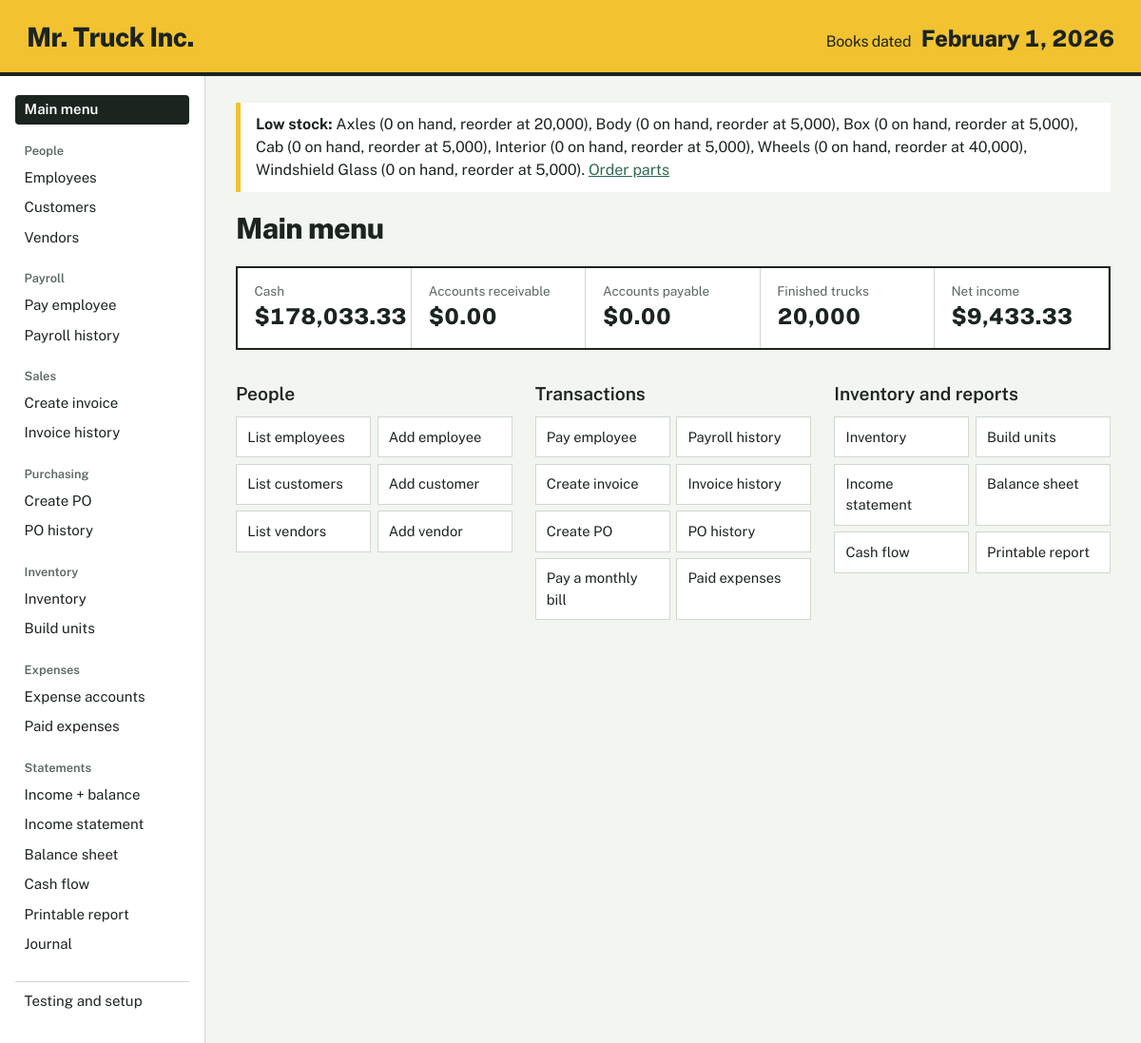
The page / on the database its author committed.
### tables this page shows
CREATE TABLE settings (key TEXT PRIMARY KEY, value TEXT NOT NULL);

CREATE TABLE parts (
    id INTEGER PRIMARY KEY, name TEXT NOT NULL UNIQUE,
    vendor_id INTEGER NOT NULL REFERENCES vendors(id),
    unit_cost REAL NOT NULL,
    qty_per_unit INTEGER NOT NULL DEFAULT 0,      -- bill of materials
    qty_on_hand INTEGER NOT NULL DEFAULT 0,
    value REAL NOT NULL DEFAULT 0,                -- total cost of parts on hand
    reorder_point INTEGER NOT NULL DEFAULT 0);

### app.py (the view)
@app.route("/")
def index():
    conn = get_db()
    return render_template("index.html", title="Main menu",
                           bs=acct.balance_sheet(conn), inc=acct.income_statement(conn),
                           fg=acct.fg_qty(conn))

### accounting.py (called while the page is built)
def get_setting(conn, key, default=None):
    row = conn.execute("SELECT value FROM settings WHERE key = ?", (key,)).fetchone()
    return row["value"] if row else default

def today(conn):
    return get_setting(conn, "current_date")

def fg_qty(conn):
    return int(get_setting(conn, "fg_qty", 0))

def balance(conn, account):
    row = conn.execute(
        "SELECT COALESCE(SUM(debit), 0) AS d, COALESCE(SUM(credit), 0) AS c "
        "FROM journal_lines WHERE account = ?",
        (account,),
    ).fetchone()
    net = row["d"] - row["c"]
    return round(-net if account in CREDIT_NORMAL else net, 2) + 0.0  # avoid "-0.00"

def bill_balances(conn):
    rows = conn.execute(
        "SELECT account, ROUND(SUM(debit - credit), 2) AS amount FROM journal_lines "
        "WHERE account LIKE ? GROUP BY account ORDER BY account",
        (BILL_PREFIX + "%",),
    ).fetchall()
    return [(r["account"][len(BILL_PREFIX):], r["amount"]) for r in rows]

def low_stock(conn):
    return conn.execute(
        "SELECT name, qty_on_hand, reorder_point FROM parts "
        "WHERE reorder_point > 0 AND qty_on_hand <= reorder_point ORDER BY name"
    ).fetchall()

### app.py (called while the page is built)
def get_db():
    if "db" not in g:
        g.db = dbm.connect()
        dbm.ensure_initialized(g.db)
    return g.db

@app.template_filter("money")
def money(v):
    v = float(v or 0)
    s = f"${abs(v):,.2f}"
    return f"−{s}" if v < 0 else s

@app.template_filter("longdate")
def longdate(iso):
    d = date.fromisoformat(iso)
    return f"{d:%B} {d.day}, {d.year}"

@app.context_processor
def inject_globals():
    conn = get_db()
    return {
        "book_date": acct.today(conn),
        "low_stock": acct.low_stock(conn),
        "fmt": fmt,
    }

### db.py (called while the page is built)
def connect(path=None):
    conn = sqlite3.connect(path or DB_PATH)
    conn.row_factory = sqlite3.Row
    conn.execute("PRAGMA foreign_keys = ON")
    return conn

def is_initialized(conn):
    row = conn.execute("SELECT name FROM sqlite_master WHERE type='table' AND name='settings'").fetchone()
    return row is not None

def ensure_initialized(conn):
    if not is_initialized(conn):
        reset(conn)

### templates/index.html
{% extends "base.html" %}
{% block content %}
<h1>Main menu</h1>
<div class="snapshot">
  <div><span>Cash</span><b class="{{ 'neg' if bs.cash < 0 }}">{{ bs.cash|money }}</b></div>
  <div><span>Accounts receivable</span><b>{{ bs.ar|money }}</b></div>
  <div><span>Accounts payable</span><b>{{ bs.ap|money }}</b></div>
  <div><span>Finished trucks</span><b>{{ "{:,}".format(fg) }}</b></div>
  <div><span>Net income</span><b class="{{ 'neg' if inc.net_income < 0 }}">{{ inc.net_income|money }}</b></div>
</div>
<div class="menu">
  <section><h2>People</h2>
    <a href="{{ url_for('employees') }}">List employees</a><a href="{{ url_for('add_employee') }}">Add employee</a>
    <a href="{{ url_for('customers') }}">List customers</a><a href="{{ url_for('add_customer') }}">Add customer</a>
    <a href="{{ url_for('vendors') }}">List vendors</a><a href="{{ url_for('add_vendor') }}">Add vendor</a>
  </section>
  <section><h2>Transactions</h2>
    <a href="{{ url_for('pay') }}">Pay employee</a><a href="{{ url_for('payroll_history') }}">Payroll history</a>
    <a href="{{ url_for('create_invoice') }}">Create invoice</a><a href="{{ url_for('invoices') }}">Invoice history</a>
    <a href="{{ url_for('create_po') }}">Create PO</a><a href="{{ url_for('purchase_orders') }}">PO history</a>
    <a href="{{ url_for('expenses') }}">Pay a monthly bill</a><a href="{{ url_for('paid_expenses') }}">Paid expenses</a>
  </section>
  <section><h2>Inventory and reports</h2>
    <a href="{{ url_for('inventory') }}">Inventory</a><a href="{{ url_for('build') }}">Build units</a>
    <a href="{{ url_for('income_statement') }}">Income statement</a><a href="{{ url_for('balance_sheet') }}">Balance sheet</a>
    <a href="{{ url_for('cash_flow') }}">Cash flow</a><a href="{{ url_for('report') }}">Printable report</a>
  </section>
</div>
{% endblock %}

### templates/base.html (shortened to what this page needs)
<!doctype html>
<html lang="en">
<head>
  <link rel="stylesheet" href="{{ url_for('static', filename='style.css') }}">
</head>
<body>
  <header class="band">
    <a class="brand" href="{{ url_for('index') }}">Mr. Truck Inc.</a>
    <p class="book-date"><span>Books dated</span> {{ book_date|longdate }}</p>
  </header>
  <div class="shell">
    <nav class="side" aria-label="Main">
      <a class="nav-home {{ 'on' if request.endpoint == 'index' }}" href="{{ url_for('index') }}">Main menu</a>
      {% for heading, links in groups %}
        <p class="nav-h">{{ heading }}</p>
        {% for ep, label in links %}
          <a class="{{ 'on' if request.endpoint == ep }}" href="{{ url_for(ep) }}">{{ label }}</a>
        {% endfor %}
      {% endfor %}
      <a class="nav-test {{ 'on' if request.endpoint == 'testing' }}" href="{{ url_for('testing') }}">Testing and setup</a>
    </nav>
    <main>
      {% if low_stock %}
        <div class="notice warn" role="status">
          <strong>Low stock:</strong>
          {% for p in low_stock %}{{ p.name }} ({{ "{:,}".format(p.qty_on_hand) }} on hand, reorder at {{ "{:,}".format(p.reorder_point) }}){{ ", " if not loop.last }}{% endfor %}.
          <a href="{{ url_for('create_po') }}">Order parts</a>
        </div>
      {% endif %}
      {% block content %}{% endblock %}
    </main>
  </div>
</body>
</html>

### static/style.css (style rules this page uses)
:root { --paper: #F3F5F0; --sheet: #FFFFFF; --ink: #1C2420; --muted: #5B6760; --rule: #CFD8D1; --ledger: #2F6B4E; --ledger-soft: #EAF2EC; --truck: #F2C230; --alert: #A3301C; --alert-soft: #FBEAE6; --font: "Public Sans", "Segoe UI", system-ui, -apple-system, sans-serif; }
* { box-sizing: border-box; }
html { font-size: 16px; }
body { margin: 0; background: var(--paper); color: var(--ink); font-family: var(--font); line-height: 1.5; }
a { color: var(--ledger); }
.band { display: flex; align-items: baseline; justify-content: space-between; flex-wrap: wrap; gap: .5rem 2rem; background: var(--truck); color: var(--ink); padding: 1.1rem 1.75rem 1rem; border-bottom: 4px solid var(--ink); }
.brand { font-weight: 800; font-size: 1.75rem; letter-spacing: -.02em; color: var(--ink); text-decoration: none; }
.book-date { margin: 0; font-size: 1.5rem; font-weight: 800; letter-spacing: -.01em; font-variant-numeric: tabular-nums; }
.book-date span { font-weight: 400; font-size: 1rem; margin-right: .35rem; }
.shell { display: grid; grid-template-columns: 13.5rem 1fr; min-height: calc(100vh - 5rem); }
.side { border-right: 1px solid var(--rule); padding: 1.25rem 1rem 2rem; background: var(--sheet); }
.side a { display: block; padding: .28rem .6rem; border-radius: 4px; text-decoration: none; color: var(--ink); font-size: .94rem; }
.side a.on { background: var(--ink); color: #fff; }
.nav-h { margin: 1.1rem 0 .2rem .6rem; font-size: .8rem; font-weight: 600; color: var(--muted); }
.nav-home { font-weight: 600; }
.nav-test { margin-top: 1.4rem; border-top: 1px solid var(--rule); padding-top: .6rem !important; border-radius: 0 !important; }
main { padding: 1.75rem 2rem 3rem; max-width: 72rem; min-width: 0; }
h1 { font-size: 1.9rem; font-weight: 800; letter-spacing: -.02em; margin: 0 0 1rem; }
h2 { font-size: 1.2rem; font-weight: 600; margin: 1.75rem 0 .6rem; }
.notice { padding: .7rem 1rem; margin-bottom: 1rem; border-left: 5px solid var(--ledger); background: var(--sheet); }
.notice.warn { border-color: var(--truck); }
.snapshot { display: grid; grid-template-columns: repeat(auto-fit, minmax(10rem, 1fr)); border: 2px solid var(--ink); background: var(--sheet); margin-bottom: 2rem; }
.snapshot div { padding: .9rem 1.1rem; border-right: 1px solid var(--rule); }
.snapshot span { display: block; font-size: .85rem; color: var(--muted); }
.snapshot b { font-size: 1.45rem; font-weight: 800; font-variant-numeric: tabular-nums; }
.menu { display: grid; grid-template-columns: repeat(auto-fit, minmax(15rem, 1fr)); gap: 1.5rem; }
.menu section { display: grid; grid-template-columns: 1fr 1fr; gap: .4rem; align-content: start; }
.menu h2 { grid-column: 1 / -1; margin: 0 0 .2rem; }
.menu a { display: block; padding: .6rem .7rem; background: var(--sheet); border: 1px solid var(--rule); color: var(--ink); text-decoration: none; font-size: .92rem; }

### rows shown on the page
settings: value "February 1, 2026"
parts: name "Axles", qty_on_hand "0", reorder_point "20,000", last ","
parts: name "Body", qty_on_hand "0", reorder_point "5,000", last ","
parts: name "Box", qty_on_hand "0", reorder_point "5,000", last ","
parts: name "Cab", qty_on_hand "0", reorder_point "5,000", last ","
parts: name "Interior", qty_on_hand "0", reorder_point "5,000", last ","
parts: name "Wheels", qty_on_hand "0", reorder_point "40,000", last ","
parts: name "Windshield Glass", qty_on_hand "0", reorder_point "5,000"

### other values the page prints
{{ heading }} "People" "Payroll" "Sales" "Purchasing" "Inventory" "Expenses" "Statements"
{{ label }} "Employees" "Customers" "Vendors" "Pay employee" "Payroll history" "Create invoice" "Invoice history" "Create PO" "PO history" "Inventory" "Build units" "Expense accounts" "Paid expenses" "Income + balance" "Income statement" "Balance sheet" "Cash flow" "Printable report" "Journal"
{{ bs.cash|money }} "$178,033.33"
{{ bs.ar|money }} "$0.00"
{{ bs.ap|money }} "$0.00"
{{ "{:,}".format(fg) }} "20,000"
{{ inc.net_income|money }} "$9,433.33"
